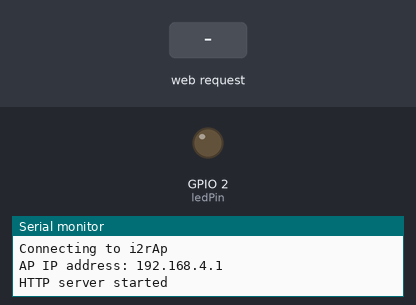
A sketch run on a simulated ESP8266 (NodeMCU). Parts: output pins drawn as LEDs (lit = HIGH), the last lines printed to the serial monitor. The inputs (shaded band) are chosen by the test bench.

Above: at 1.2 s.
1.3 s: HTTP request GET /?do=OFF received
At 2.3 s:
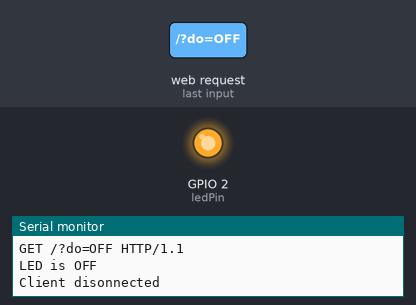
2.8 s: HTTP request GET /?do=ON received
At 3.4 s:
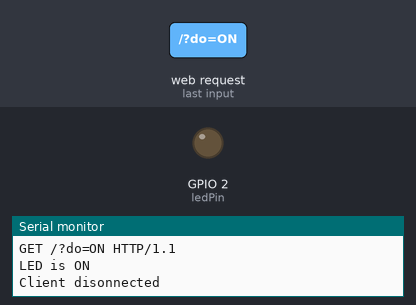
Timing chart, 0 to 5.8 s (numbered marks = the images above; inputs shaded):
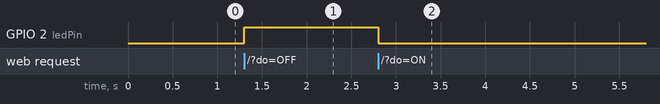

Measured:
- after the input at 1.3 s, GPIO 2 (ledPin): LOW → HIGH at once
- after the input at 2.8 s, GPIO 2 (ledPin): HIGH → LOW at once

The sketch:

1-13_WifiModeAP.ino
```cpp
/*
 고정 ip로 접속하여 버튼으로 Led를 On/Off 한다.
 1-7 버튼제어 프로그램에 고정 IP 부여
 */
#include <ESP8266WiFi.h>
#include <WiFiClient.h>

const char* ssid = "i2rAp";
const char* password = "00000000";
const int ledPin =  2;
boolean bLED = false;

// Create an instance of the server
// specify the port to listen on as an argument
WiFiServer server(80);

void setup() {
  // set the digital pin as output:
  pinMode(ledPin, OUTPUT);

  Serial.begin(9600);
  delay(10);

  // Connect to WiFi network
  Serial.println();
  Serial.println();
  Serial.print("Connecting to ");
  Serial.println(ssid);

  WiFi.mode(WIFI_AP);
  WiFi.softAP(ssid, password);

  IPAddress myIP = WiFi.softAPIP();
  Serial.print("AP IP address: ");
  Serial.println(myIP);
  server.begin();
  Serial.println("HTTP server started");
}

void loop() {

  // Check if a client has connected
  WiFiClient client = server.available();
  if (!client) {
    return;
  }

  // Wait until the client sends some data
  Serial.println("new client");

  // Read the first line of the request
  String req = client.readStringUntil('\r');
  Serial.println(req);
  client.flush();

  // Match the request
  if (req.indexOf("/?do=ON") > 0) {
    bLED = true;
    digitalWrite(ledPin, LOW);
    Serial.println(F("LED is ON"));
  }
  else if (req.indexOf("/?do=OFF") > 0) {
    bLED = false;
    digitalWrite(ledPin, HIGH);
    Serial.println(F("LED is OFF"));
  }

  // Prepare the response
          client.println("HTTP/1.1 200 OK\r\nContent-Type: text/html\r\n\r\n<!DOCTYPE HTML>\r\n<html>\r\n");
          client.println("<body>");
          client.println("<br />");
          //client.println(F("    <form method=\"post\">"));
          client.println(F("    <form method=\"get\">"));
          if(!bLED) {
            bLED=true;
            client.println(F("      <input type=\"hidden\" name=\"do\" value=\"ON\">"));
            client.println(F(" LED     <input type=\"button\" name=\"button1\" value=\"ON\" onclick=\"submit();\" style=\"height:150px; width:300px;  font-size:50px; \" >"));
          }
          else {
            bLED=false;
            client.println(F("      <input type=\"hidden\" name=\"do\" value=\"OFF\">"));
            client.println(F(" LED     <input type=\"button\" name=\"button1\" value=\"OFF\" onclick=\"submit();\" style=\"height:150px; width:300px;  font-size:50px; \" >"));
          }
          client.println(F("    </form>"));
          client.println("</body>");
          client.println("</html>");

  delay(1);
  Serial.println("Client disonnected");

  // The client will actually be disconnected
  // when the function returns and 'client' object is detroyed
}
```
